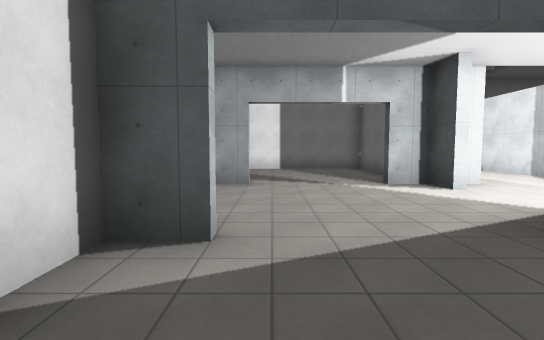
view 1 (above)

24 first-person views from a walk through a 3-D level made in the Godot game engine. The camera is 1.5 m above the floor, tilts 4° down and sees 85° across. The floor is counted in squares, 2 m on a side. Each view is taken from the middle of a square. On the plan, view 1 faces up. The plan holds only what a view shows up to about 10 squares ahead; the rest is blank. The place goes on beyond the plan. Surface patterns are stand-ins for the level's own textures.

view 2
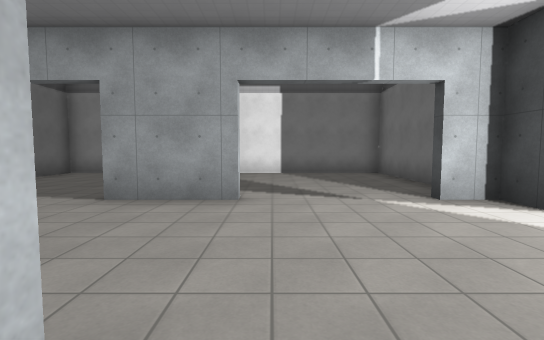

view 3
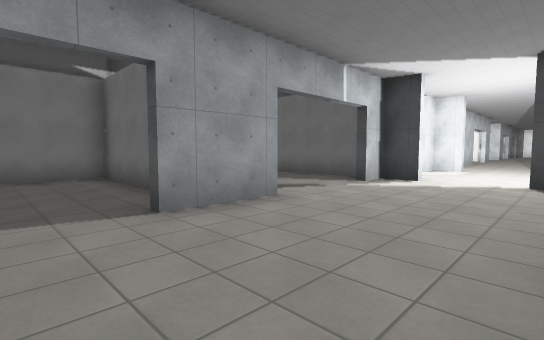

view 4
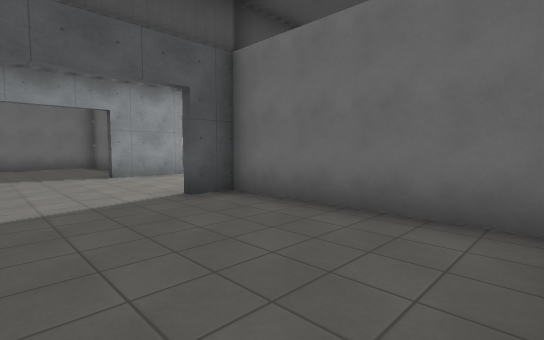

view 5
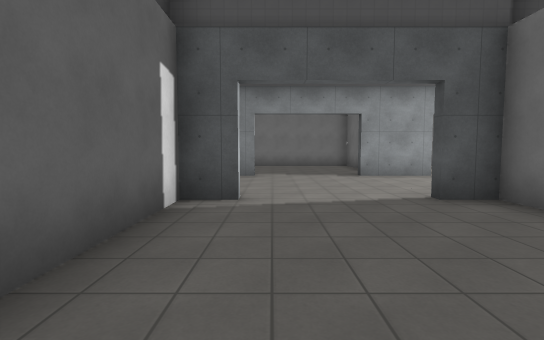

view 6
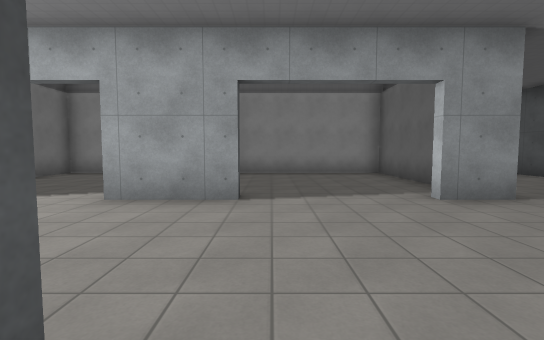

view 7
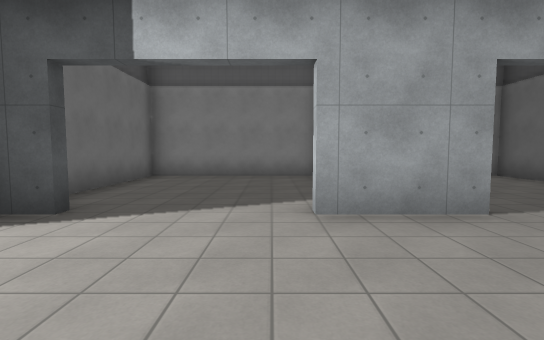

view 8
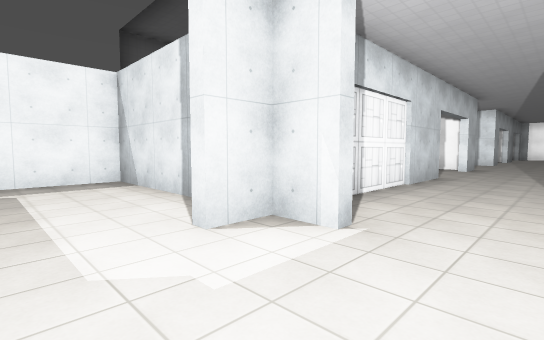

view 9
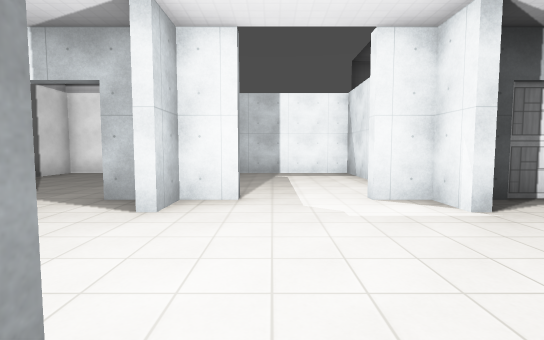

view 10
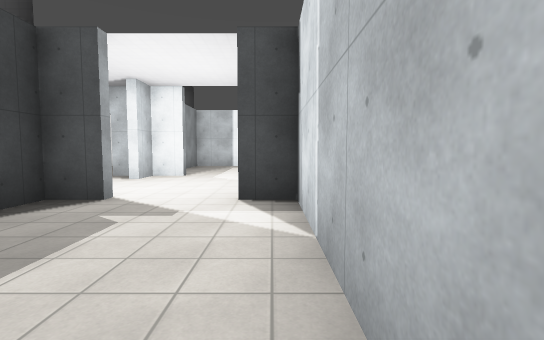

view 11
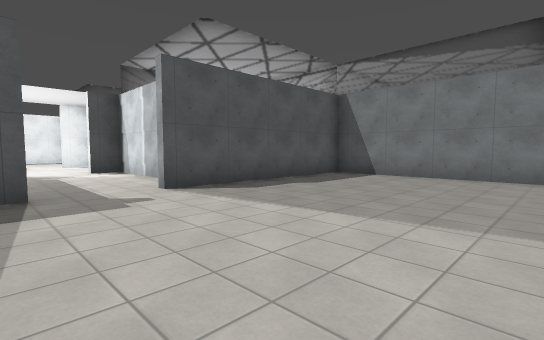

view 12
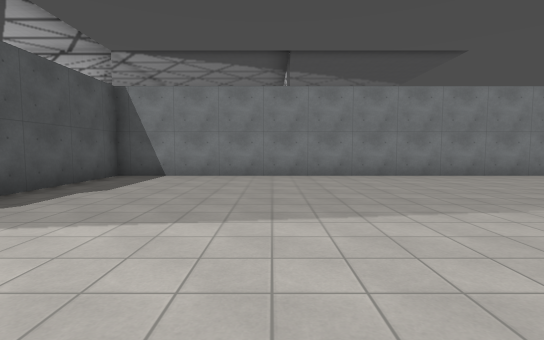

view 13
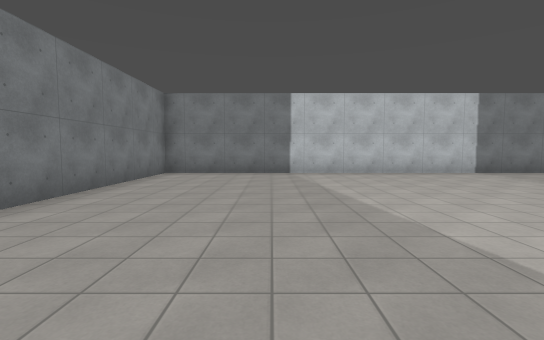

view 14
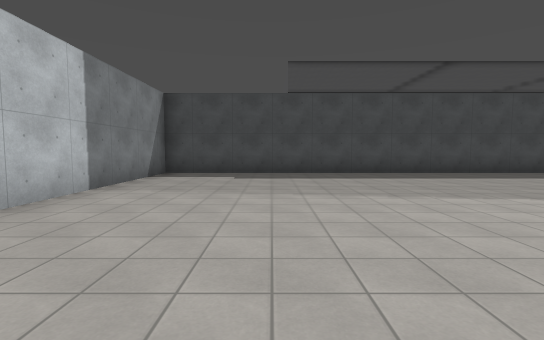

view 15
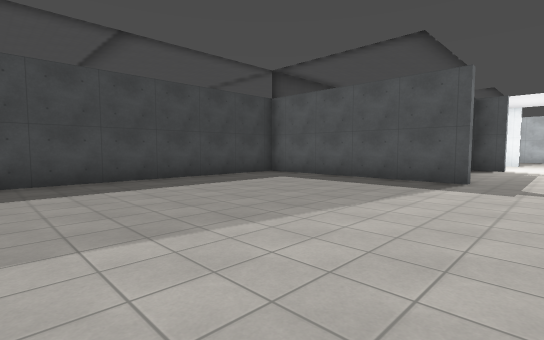

view 16
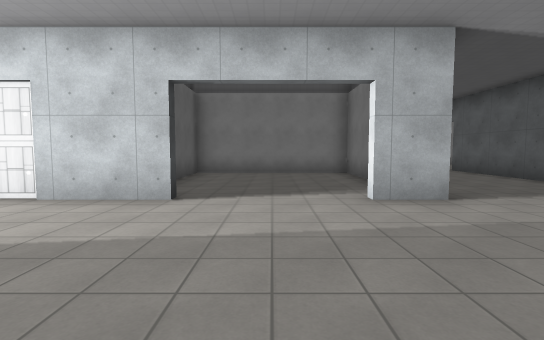

view 17
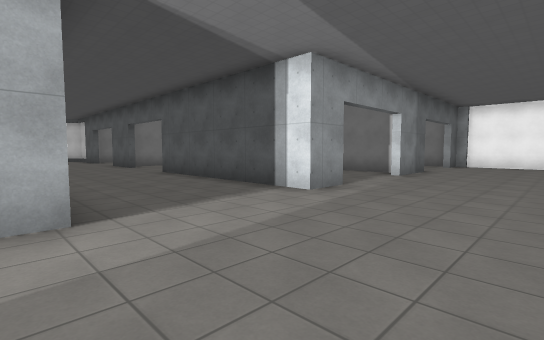

view 18
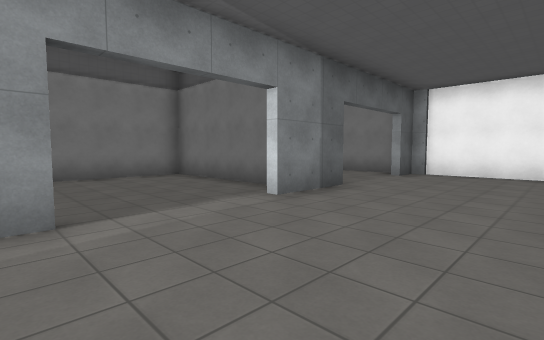

view 19
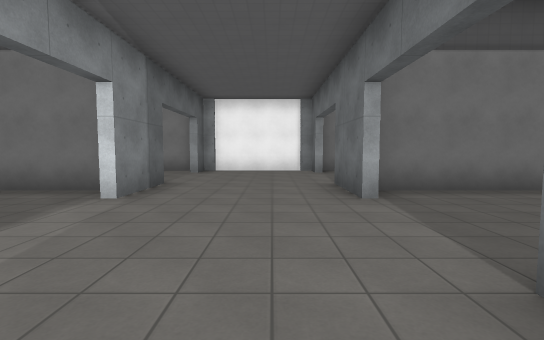

view 20
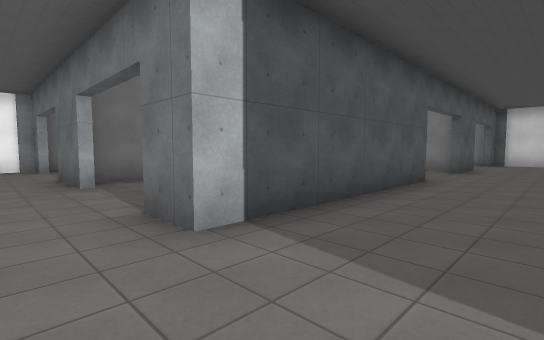

view 21
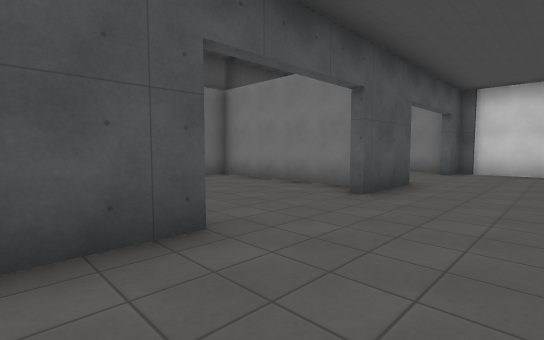

view 22
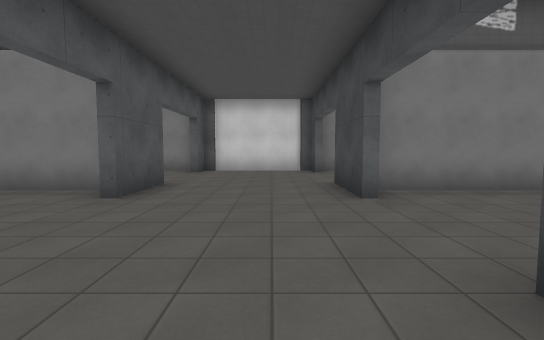

view 23
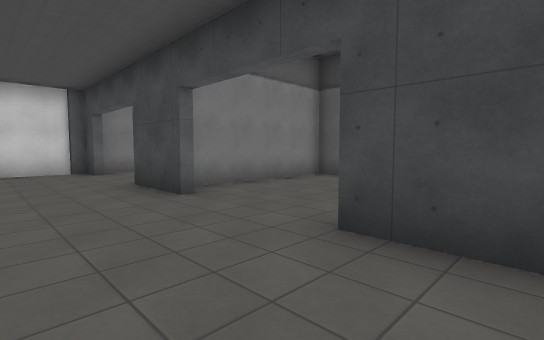

view 24
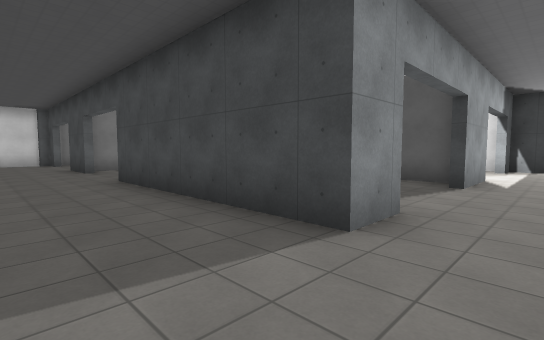

### Floor plan
Points are (right, up) in squares from view 1. A wall is a line through its corners. A room is listed if a view was taken in it or the views show most of it. See-through windows are left out.
Room 1 (views 1, 2, 3, 4, 5, 6, 7)
walls: (-1.4, 2.4) (-1.4, 1.4); (-2.6, 2.6) (-0.5, 2.6); (-0.4, 6.4) (-2.5, 6.4); (2.4, 2.6) (3.1, 2.6); (3.4, 5.4) (3.4, 6.4) (2.5, 6.4); (-1.6, 8.6) (-1.6, 11.4) (-6.4, 11.4) (-6.4, 9.9); (-5.4, 6.4) (-6, 6.4); (3.4, 7) (3.4, 11.4) (-1.4, 11.4) (-1.4, 9.9); (-6.4, 2.4) (-6.4, -2.4) (-2, -2.4); (-6.5, 2.6) (-5.5, 2.6); (-1.6, -1.9) (-1.6, 2.4) (-2.5, 2.4); (-1.2, -2.4) (3.4, -2.4) (3.4, 1.1)
ways out: opening at (3, 4.5) to room 2
Room 2 (view 8)
walls: (4.6, 6.4) (3.6, 6.4) (3.6, 5.5); (7.4, 8) (7.4, 11.4) (4, 11.4); (7.4, 5.4) (7.4, 6.4) (6.5, 6.4)
ways out: opening at (3, 4.5) to room 1; opening at (6, 3.3) to room 3; opening at (8, 5) to room 4
Room 3 (views 9, 10, 11, 12, 13, 14, 15)
walls: (4.6, -2.6) (-0.9, -2.6); (7.4, -1.6) (7.4, 2.4) (6.5, 2.4); (-1.4, -3.1) (-1.4, -16.4) (12.4, -16.4) (12.4, -2.6) (6.5, -2.6); (3.6, 2.4) (3.6, 1.6)
ways out: opening at (6, 3.3) to room 2; opening at (7, 4) to room 4
Room 4 (views 16, 17, 18, 19, 20, 21, 22, 23, 24)
walls: (16.4, 2.6) (17.6, 2.6) (17.6, -3.5); (17.8, 6.4) (16.5, 6.4); (22.6, 6.4) (21.4, 6.4) (21.4, 12.5); (25.5, 2.6) (27.5, 2.6); (21.4, -3.6) (21.4, 2.6) (22.5, 2.6); (26.4, -1) (26.4, 2.2); (12.6, 2.2) (12.6, 1); (17.4, 9.2) (17.4, 11.4) (12.6, 11.4) (12.6, 9.2); (13.6, 6.4) (8.2, 6.4); (26.4, 6.9) (26.4, 11.4) (23.1, 11.4); (11.5, 2.6) (13.5, 2.6); (17.6, -6.4) (17.6, -8.5); (27.6, 6.4) (25.5, 6.4); (22.1, -7.4) (26.4, -7.4) (26.4, -6.6); (30.5, 2.6) (31.4, 2.6) (31.4, 3.1); (21.4, -8.5) (21.4, -6.5); (12.6, -6.6) (12.6, -7.4) (17.1, -7.4); (31.4, 5.9) (31.4, 6.4) (30.5, 6.4); (7.6, 3.5) (7.6, 2.6) (8.5, 2.6); (17.6, -11.5) (17.6, -12.5) (21.4, -12.5) (21.4, -11.5); (21.8, -12.5) (22.9, -12.5); (16.1, -12.5) (17.1, -12.5)
ways out: opening at (8, 5) to room 2; opening at (7, 4) to room 3

Where each view was taken, in squares from view 1:
view 1: 0 up, 0 right, facing up
view 2: 2 up, 0 right, facing up
view 3: 3 up, 4 left, facing up-right
view 4: 2 down, 5 left, facing up-right
view 5: 2 down, 5 left, facing up
view 6: 7 up, 3 left, facing down
view 7: 6 up, 0 right, facing down
view 8: 4 up, 5 right, facing up-right
view 9: 2 up, 5 right, facing up
view 10: 2 down, 7 right, facing up
view 11: 8 down, 4 right, facing up-right
view 12: 7 down, 4 right, facing right
view 13: 7 down, 9 right, facing down
view 14: 13 down, 8 right, facing left
view 15: 10 down, 6 right, facing up-left
view 16: 2 up, 15 right, facing up
view 17: 3 up, 17 right, facing up-right
view 18: 3 up, 22 right, facing up-right
view 19: 4 up, 21 right, facing right
view 20: 4 up, 19 right, facing down-right
view 21: 2 down, 19 right, facing down-right
view 22: 2 down, 19 right, facing down
view 23: 2 down, 20 right, facing down-left
view 24: 4 up, 20 right, facing down-left
